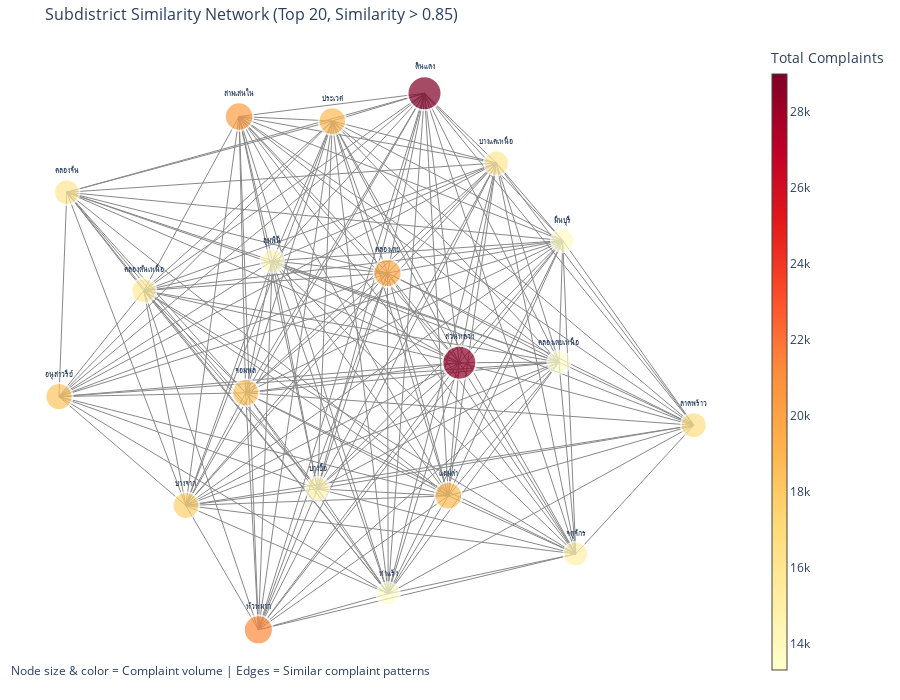

The cell this chart's notebook holds for it:
### Markdown cell above
### Graph Visualization 5: Network Graph - Subdistrict Similarity by Complaint Patterns

### Code cell
import networkx as nx
from sklearn.metrics.pairwise import cosine_similarity

# Get top 20 subdistricts for network graph
top_20_subdistricts = subdistrict_totals.nlargest(20).index

# Create complaint profile for each subdistrict
subdistrict_profiles = daily_data[daily_data['subdistrict'].isin(top_20_subdistricts)].groupby('subdistrict')[target_cols].sum()

# Calculate cosine similarity between subdistricts
similarity_matrix = cosine_similarity(subdistrict_profiles)

# Create network graph
G = nx.Graph()

# Add nodes
for subdistrict in top_20_subdistricts:
    G.add_node(subdistrict, size=subdistrict_totals[subdistrict])

# Add edges based on similarity (threshold > 0.85)
threshold = 0.85
for i, sub1 in enumerate(top_20_subdistricts):
    for j, sub2 in enumerate(top_20_subdistricts):
        if i < j and similarity_matrix[i, j] > threshold:
            G.add_edge(sub1, sub2, weight=similarity_matrix[i, j])

# Create layout
pos = nx.spring_layout(G, k=2, iterations=50, seed=42)

# Prepare edge traces
edge_x = []
edge_y = []
edge_weights = []

for edge in G.edges(data=True):
    x0, y0 = pos[edge[0]]
    x1, y1 = pos[edge[1]]
    edge_x.extend([x0, x1, None])
    edge_y.extend([y0, y1, None])
    edge_weights.append(edge[2]['weight'])

edge_trace = go.Scatter(
    x=edge_x, y=edge_y,
    line=dict(width=1, color='#888'),
    hoverinfo='none',
    mode='lines'
)

# Prepare node traces
node_x = []
node_y = []
node_text = []
node_size = []

for node in G.nodes():
    x, y = pos[node]
    node_x.append(x)
    node_y.append(y)
    complaints = subdistrict_totals[node]
    node_text.append(f'{node}<br>Complaints: {complaints:.0f}<br>Connections: {G.degree(node)}')
    node_size.append(np.sqrt(complaints) / 5)

node_trace = go.Scatter(
    x=node_x, y=node_y,
    mode='markers+text',
    text=[node for node in G.nodes()],
    textposition="top center",
    textfont=dict(size=8),
    hoverinfo='text',
    hovertext=node_text,
    marker=dict(
        showscale=True,
        colorscale='YlOrRd',
        size=node_size,
        color=[subdistrict_totals[node] for node in G.nodes()],
        colorbar=dict(
            thickness=15,
            title='Total Complaints',
            xanchor='left'
        ),
        line=dict(width=2, color='white')
    )
)

# Create figure
fig = go.Figure(data=[edge_trace, node_trace],
             layout=go.Layout(
                title=dict(
                    text=f'Subdistrict Similarity Network (Top 20, Similarity > {threshold})',
                    font=dict(size=16)
                ),
                showlegend=False,
                hovermode='closest',
                margin=dict(b=20, l=5, r=5, t=40),
                annotations=[dict(
                    text="Node size & color = Complaint volume | Edges = Similar complaint patterns",
                    showarrow=False,
                    xref="paper", yref="paper",
                    x=0.005, y=-0.002
                )],
                xaxis=dict(showgrid=False, zeroline=False, showticklabels=False),
                yaxis=dict(showgrid=False, zeroline=False, showticklabels=False),
                height=700,
                template='plotly_white'
                )
            )

fig.show()

### Figure 1 — Plotly figure (JSON) as saved in the notebook; plotly's stock layout.template omitted (floating-point values rounded to 4 significant figures; data arrays with more than 128 entries replaced by an {"elided": "..."} marker saying what was removed)
{"data": [{"hoverinfo": "none", "line": {"color": "#888", "width": 1}, "mode": "lines", "type": "scatter", "x": {"elided": "540 float values"}, "y": {"elided": "540 float values"}}, {"hoverinfo": "text", "hovertext": ["ดินแดง<br>Complaints: 28994<br>Connections: 19", "สวนหลวง<br>Complaints: 28556<br>Connections: 19", "หัวหมาก<br>Complaints: 21247<br>Connections: 16", "สามเสนใน<br>Complaints: 20280<br>Connections: 17", "คลองเตย<br>Complaints: 19690<br>Connections: 19", "ประเวศ<br>Complaints: 18834<br>Connections: 19", "แสมดำ<br>Complaints: 18810<br>Connections: 19", "อนุสาวรีย์<br>Complaints: 18295<br>Connections: 15", "จอมพล<br>Complaints: 18285<br>Connections: 19", "บางจาก<br>Complaints: 17749<br>Connections: 19", "ลาดพร้าว<br>Complaints: 16634<br>Connections: 15", "คลองจั่น<br>Complaints: 16026<br>Connections: 15", "บางแคเหนือ<br>Complaints: 15781<br>Connections: 19", "คลองตันเหนือ<br>Complaints: 15532<br>Connections: 18", "จตุจักร<br>Complaints: 15069<br>Connections: 17", "บางซื่อ<br>Complaints: 14589<br>Connections: 19", "ลุมพินี<br>Complaints: 13947<br>Connections: 19", "มีนบุรี<br>Complaints: 13783<br>Connections: 19", "ท่าแร้ง<br>Complaints: 13408<br>Connections: 19", "คลองเตยเหนือ<br>Complaints: 13304<br>Connections: 19"], "marker": {"color": [28994, 28556, 21247, 20280, 19690, 18834, 18810, 18295, 18285, 17749, 16634, 16026, 15781, 15532, 15069, 14589, 13947, 13783, 13408, 13304], "colorbar": {"thickness": 15, "title": {"text": "Total Complaints"}, "xanchor": "left"}, "colorscale": [[0, "rgb(255,255,204)"], [0.125, "rgb(255,237,160)"], [0.25, "rgb(254,217,118)"], [0.375, "rgb(254,178,76)"], [0.5, "rgb(253,141,60)"], [0.625, "rgb(252,78,42)"], [0.75, "rgb(227,26,28)"], [0.875, "rgb(189,0,38)"], [1, "rgb(128,0,38)"]], "line": {"color": "white", "width": 2}, "showscale": true, "size": [34.06, 33.8, 29.15, 28.48, 28.06, 27.45, 27.43, 27.05, 27.04, 26.65, 25.79, 25.32, 25.12, 24.93, 24.55, 24.16, 23.62, 23.48, 23.16, 23.07]}, "mode": "markers+text", "text": ["ดินแดง", "สวนหลวง", "หัวหมาก", "สามเสนใน", "คลองเตย", "ประเวศ", "แสมดำ", "อนุสาวรีย์", "จอมพล", "บางจาก", "ลาดพร้าว", "คลองจั่น", "บางแคเหนือ", "คลองตันเหนือ", "จตุจักร", "บางซื่อ", "ลุมพินี", "มีนบุรี", "ท่าแร้ง", "คลองเตยเหนือ"], "textfont": {"size": 8}, "textposition": "top center", "type": "scatter", "x": [0.2032, 0.3063, -0.2884, -0.3455, 0.09363, -0.06946, 0.2739, -0.8782, -0.326, -0.5029, 1, -0.8552, 0.416, -0.6273, 0.6509, -0.1132, -0.2469, 0.6123, 0.09575, 0.6011], "y": [0.7062, -0.04108, -0.7818, 0.6419, 0.2078, 0.6293, -0.4102, -0.1351, -0.1245, -0.437, -0.2145, 0.4317, 0.5129, 0.1589, -0.5714, -0.3909, 0.2413, 0.2978, -0.6819, -0.03951]}], "layout": {"annotations": [{"showarrow": false, "text": "Node size & color = Complaint volume | Edges = Similar complaint patterns", "x": 0.005, "xref": "paper", "y": -0.002, "yref": "paper"}], "height": 700, "hovermode": "closest", "margin": {"b": 20, "l": 5, "r": 5, "t": 40}, "showlegend": false, "title": {"font": {"size": 16}, "text": "Subdistrict Similarity Network (Top 20, Similarity > 0.85)"}, "xaxis": {"showgrid": false, "showticklabels": false, "zeroline": false}, "yaxis": {"showgrid": false, "showticklabels": false, "zeroline": false}}}
